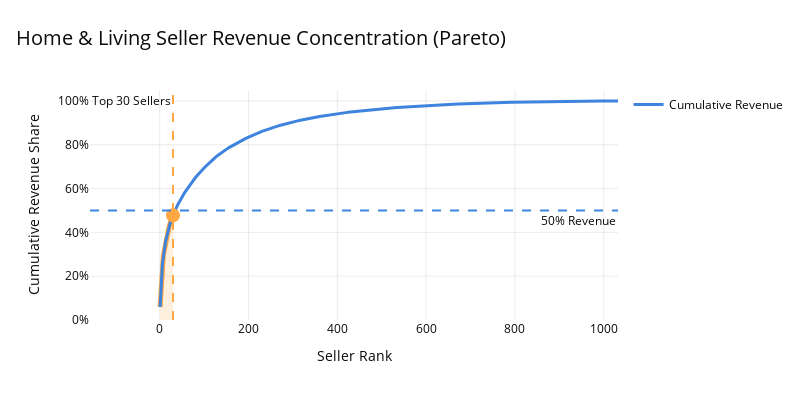

The notebook cell saved with this chart:
### Code cell
# 매출 기준 1~30위 전체 매출 비중
C_BLACK  = "#0B0B0B"
C_WHITE  = "#FFFFFF"
C_BLUE   = "#3E84DF"
C_ORANGE = "#FFA742"
GRID     = "rgba(0,0,0,0.08)"

# Pareto DF (기존 계산 유지)
pareto = seller_kpi.sort_values("seller_revenue", ascending=False).copy()
pareto["rev_share"] = pareto["seller_revenue"] / pareto["seller_revenue"].sum()
pareto["cum_rev_share"] = pareto["rev_share"].cumsum()
pareto["rank"] = np.arange(1, len(pareto) + 1)

TOP_N = 30
topN_y = float(pareto.loc[pareto["rank"] == TOP_N, "cum_rev_share"].iloc[0])

# Figure
fig = go.Figure()

# Top30 영역 채우기 (집중 구간 강조)
fig.add_trace(
    go.Scatter(
        x=pareto.loc[pareto["rank"] <= TOP_N, "rank"],
        y=pareto.loc[pareto["rank"] <= TOP_N, "cum_rev_share"],
        mode="lines",
        line=dict(color=C_ORANGE, width=5),
        fill="tozeroy",
        fillcolor="rgba(255,167,66,0.18)",
        hoverinfo="skip",
        showlegend=False
    )
)

# 전체 Pareto Curve
fig.add_trace(
    go.Scatter(
        x=pareto["rank"],
        y=pareto["cum_rev_share"],
        mode="lines",
        line=dict(color=C_BLUE, width=3),
        hovertemplate=(
            "Seller Rank: %{x}<br>"
            "Cumulative Revenue: %{y:.1%}<extra></extra>"
        ),
        name="Cumulative Revenue"
    )
)

# Top30 포인트 강조
fig.add_trace(
    go.Scatter(
        x=[TOP_N],
        y=[topN_y],
        mode="markers",
        marker=dict(size=14, color=C_ORANGE),
        hovertemplate=f"Top {TOP_N}<br>{topN_y:.1%} Revenue<extra></extra>",
        showlegend=False
    )
)

# 기준선
fig.add_hline(
    y=0.5,
    line_dash="dash",
    line_color=C_BLUE,
    annotation_text="50% Revenue",
    annotation_position="bottom right"
)

fig.add_vline(
    x=TOP_N,
    line_dash="dash",
    line_color=C_ORANGE,
    annotation_text=f"Top {TOP_N} Sellers",
    annotation_position="top left"
)


fig.update_layout(
    width=800,
    height=400,  
    title=dict(
        text="Home & Living Seller Revenue Concentration (Pareto)",
        x=0.02,
        font=dict(size=20, color=C_BLACK)
    ),
    xaxis_title="Seller Rank",
    yaxis_title="Cumulative Revenue Share",
    plot_bgcolor="white",
    paper_bgcolor="white",
    font=dict(color=C_BLACK),
    margin=dict(l=90, r=40, t=90, b=80),
)

fig.update_xaxes(
    showgrid=True,
    gridcolor=GRID,
    zeroline=False
)

fig.update_yaxes(
    showgrid=True,
    gridcolor=GRID,
    zeroline=False,
    tickformat=".0%",
    range=[0, 1.05]
)

fig.show()

### Figure 1 — Plotly figure (JSON) as saved in the notebook; plotly's stock layout.template omitted (floating-point values rounded to 4 significant figures; data arrays with more than 128 entries replaced by an {"elided": "..."} marker saying what was removed)
{"data": [{"fill": "tozeroy", "fillcolor": "rgba(255,167,66,0.18)", "hoverinfo": "skip", "line": {"color": "#FFA742", "width": 5}, "mode": "lines", "showlegend": false, "type": "scatter", "x": [1, 2, 3, 4, 5, 6, 7, 8, 9, 10, 11, 12, 13, 14, 15, 16, 17, 18, 19, 20, 21, 22, 23, 24, 25, 26, 27, 28, 29, 30], "y": [0.0592, 0.1092, 0.1533, 0.1916, 0.2262, 0.2496, 0.2687, 0.2867, 0.3019, 0.3154, 0.3289, 0.3415, 0.3533, 0.3638, 0.3735, 0.3832, 0.3927, 0.4013, 0.4093, 0.417, 0.4244, 0.4317, 0.4388, 0.4455, 0.452, 0.4572, 0.4624, 0.4676, 0.4726, 0.4777]}, {"hovertemplate": "Seller Rank: %{x}<br>Cumulative Revenue: %{y:.1%}<extra></extra>", "line": {"color": "#3E84DF", "width": 3}, "mode": "lines", "name": "Cumulative Revenue", "type": "scatter", "x": {"elided": "1032 int values"}, "y": {"elided": "1032 float values"}}, {"hovertemplate": "Top 30<br>47.8% Revenue<extra></extra>", "marker": {"color": "#FFA742", "size": 14}, "mode": "markers", "showlegend": false, "type": "scatter", "x": [30], "y": [0.4777]}], "layout": {"annotations": [{"showarrow": false, "text": "50% Revenue", "x": 1, "xanchor": "right", "xref": "x domain", "y": 0.5, "yanchor": "top", "yref": "y"}, {"showarrow": false, "text": "Top 30 Sellers", "x": 30, "xanchor": "right", "xref": "x", "y": 1, "yanchor": "top", "yref": "y domain"}], "font": {"color": "#0B0B0B"}, "height": 400, "margin": {"b": 80, "l": 90, "r": 40, "t": 90}, "paper_bgcolor": "white", "plot_bgcolor": "white", "shapes": [{"line": {"color": "#3E84DF", "dash": "dash"}, "type": "line", "x0": 0, "x1": 1, "xref": "x domain", "y0": 0.5, "y1": 0.5, "yref": "y"}, {"line": {"color": "#FFA742", "dash": "dash"}, "type": "line", "x0": 30, "x1": 30, "xref": "x", "y0": 0, "y1": 1, "yref": "y domain"}], "title": {"font": {"color": "#0B0B0B", "size": 20}, "text": "Home & Living Seller Revenue Concentration (Pareto)", "x": 0.02}, "width": 800, "xaxis": {"gridcolor": "rgba(0,0,0,0.08)", "showgrid": true, "title": {"text": "Seller Rank"}, "zeroline": false}, "yaxis": {"gridcolor": "rgba(0,0,0,0.08)", "range": [0, 1.05], "showgrid": true, "tickformat": ".0%", "title": {"text": "Cumulative Revenue Share"}, "zeroline": false}}}
